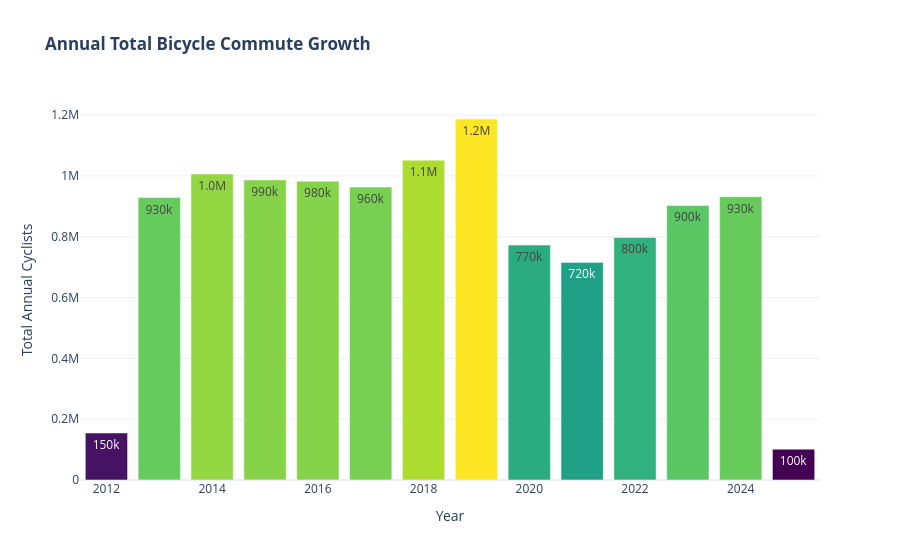

Notebook source saved alongside this figure:
### Code cell
# Yearly aggregated cycling volume
yearly_df = df_cleaned.groupby('Year')['Total_Count'].sum().reset_index()

fig_yearly = px.bar(
    yearly_df, 
    x='Year', 
    y='Total_Count',
    text_auto='.2s',
    title='<b>Annual Total Bicycle Commute Growth</b>',
    labels={'Total_Count': 'Total Annual Cyclists', 'Year': 'Year'},
    template='plotly_white',
    color='Total_Count',
    color_continuous_scale='Viridis'
)

fig_yearly.update_layout(coloraxis_showscale=False)
fig_yearly.show()

### Figure 1 — Plotly figure (JSON) as saved in the notebook; plotly's stock layout.template omitted (floating-point values rounded to 4 significant figures)
{"data": [{"hovertemplate": "Year=%{x}<br>Total Annual Cyclists=%{marker.color}<extra></extra>", "legendgroup": "", "marker": {"color": [154600.0, 928800.0, 1006000.0, 986900.0, 982500.0, 963100.0, 1052000.0, 1187000.0, 772600.0, 715600.0, 797500.0, 903000.0, 931600.0, 101400.0], "coloraxis": "coloraxis", "pattern": {"shape": ""}}, "name": "", "orientation": "v", "showlegend": false, "textposition": "auto", "texttemplate": "%{y:.2s}", "type": "bar", "x": [2012, 2013, 2014, 2015, 2016, 2017, 2018, 2019, 2020, 2021, 2022, 2023, 2024, 2025], "xaxis": "x", "y": [154600.0, 928800.0, 1006000.0, 986900.0, 982500.0, 963100.0, 1052000.0, 1187000.0, 772600.0, 715600.0, 797500.0, 903000.0, 931600.0, 101400.0], "yaxis": "y"}], "layout": {"barmode": "relative", "coloraxis": {"colorbar": {"title": {"text": "Total Annual Cyclists"}}, "colorscale": [[0, "#440154"], [0.1111, "#482878"], [0.2222, "#3e4989"], [0.3333, "#31688e"], [0.4444, "#26828e"], [0.5556, "#1f9e89"], [0.6667, "#35b779"], [0.7778, "#6ece58"], [0.8889, "#b5de2b"], [1, "#fde725"]], "showscale": false}, "legend": {"tracegroupgap": 0}, "title": {"text": "<b>Annual Total Bicycle Commute Growth</b>"}, "xaxis": {"anchor": "y", "domain": [0, 1], "title": {"text": "Year"}}, "yaxis": {"anchor": "x", "domain": [0, 1], "title": {"text": "Total Annual Cyclists"}}}}
